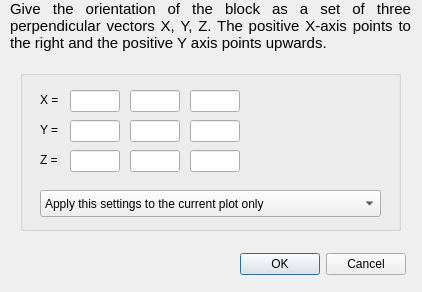
<?xml version="1.0" encoding="UTF-8"?>
<ui version="4.0">
 <class>DCoordSys</class>
 <widget class="QDialog" name="DCoordSys">
  <property name="geometry">
   <rect>
    <x>0</x>
    <y>0</y>
    <width>422</width>
    <height>292</height>
   </rect>
  </property>
  <property name="windowTitle">
   <string>Coordinate system of the block</string>
  </property>
  <widget class="QLabel" name="TextLabel1">
   <property name="geometry">
    <rect>
     <x>10</x>
     <y>0</y>
     <width>401</width>
     <height>81</height>
    </rect>
   </property>
   <property name="text">
    <string>&lt;!DOCTYPE HTML PUBLIC &quot;-//W3C//DTD HTML 4.0//EN&quot; &quot;http://www.w3.org/TR/REC-html40/strict.dtd&quot;&gt;
&lt;html&gt;&lt;head&gt;&lt;meta name=&quot;qrichtext&quot; content=&quot;1&quot; /&gt;&lt;style type=&quot;text/css&quot;&gt;
p, li { white-space: pre-wrap; }
&lt;/style&gt;&lt;/head&gt;&lt;body style=&quot; font-family:'Ubuntu'; font-size:11pt; font-weight:400; font-style:normal;&quot;&gt;
&lt;p align=&quot;justify&quot; style=&quot; margin-top:0px; margin-bottom:0px; margin-left:0px; margin-right:0px; -qt-block-indent:0; text-indent:0px;&quot;&gt;Give the orientation of the block as a set of three perpendicular vectors X, Y, Z. The positive X-axis points to the right and the positive Y axis points upwards.&lt;/p&gt;&lt;/body&gt;&lt;/html&gt;</string>
   </property>
   <property name="textFormat">
    <enum>Qt::RichText</enum>
   </property>
   <property name="alignment">
    <set>Qt::AlignLeading|Qt::AlignLeft|Qt::AlignTop</set>
   </property>
   <property name="wordWrap">
    <bool>true</bool>
   </property>
   <property name="margin">
    <number>5</number>
   </property>
  </widget>
  <widget class="QDialogButtonBox" name="buttonBox">
   <property name="geometry">
    <rect>
     <x>230</x>
     <y>250</y>
     <width>176</width>
     <height>28</height>
    </rect>
   </property>
   <property name="standardButtons">
    <set>QDialogButtonBox::Cancel|QDialogButtonBox::Ok</set>
   </property>
  </widget>
  <widget class="QGroupBox" name="groupBox">
   <property name="geometry">
    <rect>
     <x>20</x>
     <y>70</y>
     <width>381</width>
     <height>161</height>
    </rect>
   </property>
   <property name="title">
    <string/>
   </property>
   <widget class="QLineEdit" name="z3">
    <property name="geometry">
     <rect>
      <x>170</x>
      <y>80</y>
      <width>50</width>
      <height>22</height>
     </rect>
    </property>
   </widget>
   <widget class="QLineEdit" name="z1">
    <property name="geometry">
     <rect>
      <x>50</x>
      <y>80</y>
      <width>50</width>
      <height>22</height>
     </rect>
    </property>
   </widget>
   <widget class="QLineEdit" name="y1">
    <property name="geometry">
     <rect>
      <x>50</x>
      <y>50</y>
      <width>50</width>
      <height>22</height>
     </rect>
    </property>
   </widget>
   <widget class="QLabel" name="TextLabel2_2">
    <property name="geometry">
     <rect>
      <x>20</x>
      <y>50</y>
      <width>30</width>
      <height>20</height>
     </rect>
    </property>
    <property name="text">
     <string>Y =</string>
    </property>
    <property name="textFormat">
     <enum>Qt::AutoText</enum>
    </property>
    <property name="wordWrap">
     <bool>false</bool>
    </property>
   </widget>
   <widget class="QLabel" name="TextLabel2">
    <property name="geometry">
     <rect>
      <x>20</x>
      <y>20</y>
      <width>30</width>
      <height>20</height>
     </rect>
    </property>
    <property name="text">
     <string>X =</string>
    </property>
    <property name="textFormat">
     <enum>Qt::AutoText</enum>
    </property>
    <property name="wordWrap">
     <bool>false</bool>
    </property>
   </widget>
   <widget class="QLineEdit" name="x1">
    <property name="geometry">
     <rect>
      <x>50</x>
      <y>20</y>
      <width>50</width>
      <height>22</height>
     </rect>
    </property>
   </widget>
   <widget class="QLineEdit" name="x3">
    <property name="geometry">
     <rect>
      <x>170</x>
      <y>20</y>
      <width>50</width>
      <height>22</height>
     </rect>
    </property>
   </widget>
   <widget class="QLineEdit" name="z2">
    <property name="geometry">
     <rect>
      <x>110</x>
      <y>80</y>
      <width>50</width>
      <height>22</height>
     </rect>
    </property>
   </widget>
   <widget class="QLabel" name="TextLabel2_3">
    <property name="geometry">
     <rect>
      <x>20</x>
      <y>80</y>
      <width>30</width>
      <height>20</height>
     </rect>
    </property>
    <property name="text">
     <string>Z =</string>
    </property>
    <property name="textFormat">
     <enum>Qt::AutoText</enum>
    </property>
    <property name="wordWrap">
     <bool>false</bool>
    </property>
   </widget>
   <widget class="QComboBox" name="applyHow">
    <property name="geometry">
     <rect>
      <x>20</x>
      <y>120</y>
      <width>341</width>
      <height>27</height>
     </rect>
    </property>
    <item>
     <property name="text">
      <string>Apply this settings to the current plot only</string>
     </property>
    </item>
    <item>
     <property name="text">
      <string>Apply this settings to all selected plots</string>
     </property>
    </item>
   </widget>
   <widget class="QLineEdit" name="x2">
    <property name="geometry">
     <rect>
      <x>110</x>
      <y>20</y>
      <width>50</width>
      <height>22</height>
     </rect>
    </property>
   </widget>
   <widget class="QLineEdit" name="y3">
    <property name="geometry">
     <rect>
      <x>170</x>
      <y>50</y>
      <width>50</width>
      <height>22</height>
     </rect>
    </property>
   </widget>
   <widget class="QLineEdit" name="y2">
    <property name="geometry">
     <rect>
      <x>110</x>
      <y>50</y>
      <width>50</width>
      <height>22</height>
     </rect>
    </property>
   </widget>
  </widget>
 </widget>
 <layoutdefault spacing="6" margin="11"/>
 <tabstops>
  <tabstop>x1</tabstop>
  <tabstop>x2</tabstop>
  <tabstop>x3</tabstop>
  <tabstop>y1</tabstop>
  <tabstop>y2</tabstop>
  <tabstop>y3</tabstop>
  <tabstop>z1</tabstop>
  <tabstop>z2</tabstop>
  <tabstop>z3</tabstop>
  <tabstop>applyHow</tabstop>
  <tabstop>buttonBox</tabstop>
 </tabstops>
 <resources/>
 <connections>
  <connection>
   <sender>buttonBox</sender>
   <signal>accepted()</signal>
   <receiver>DCoordSys</receiver>
   <slot>accept()</slot>
   <hints>
    <hint type="sourcelabel">
     <x>267</x>
     <y>193</y>
    </hint>
    <hint type="destinationlabel">
     <x>189</x>
     <y>111</y>
    </hint>
   </hints>
  </connection>
  <connection>
   <sender>buttonBox</sender>
   <signal>rejected()</signal>
   <receiver>DCoordSys</receiver>
   <slot>reject()</slot>
   <hints>
    <hint type="sourcelabel">
     <x>267</x>
     <y>193</y>
    </hint>
    <hint type="destinationlabel">
     <x>189</x>
     <y>111</y>
    </hint>
   </hints>
  </connection>
 </connections>
</ui>
